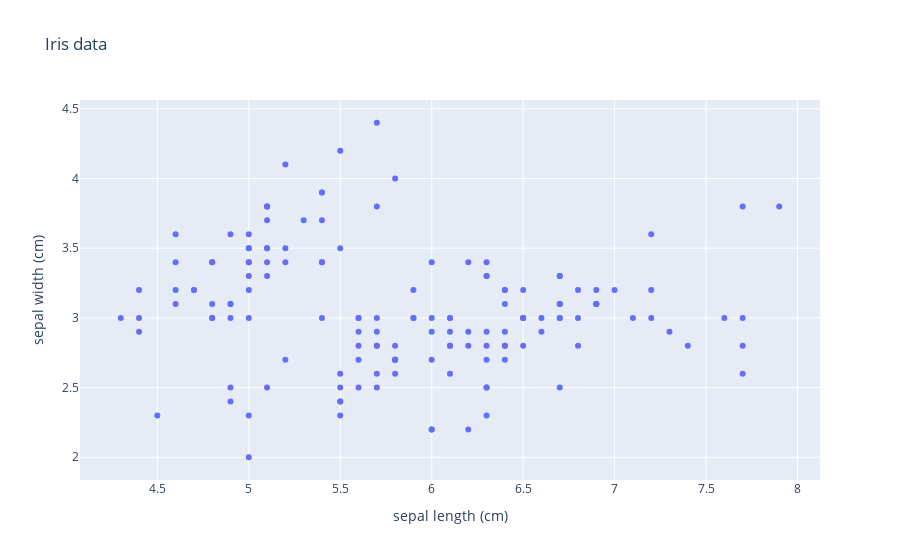

Here is the notebook cell this chart was saved with:
### Code cell
fig = ex.scatter(df,x='sepal length (cm)',y= 'sepal width (cm)',title = 'Iris data')
fig.show()

### Figure 1 — Plotly figure (JSON) as saved in the notebook; plotly's stock layout.template omitted (floating-point values rounded to 4 significant figures; data arrays with more than 128 entries replaced by an {"elided": "..."} marker saying what was removed)
{"data": [{"hovertemplate": "sepal length (cm)=%{x}<br>sepal width (cm)=%{y}<extra></extra>", "legendgroup": "", "marker": {"color": "#636efa", "symbol": "circle"}, "mode": "markers", "name": "", "orientation": "v", "showlegend": false, "type": "scatter", "x": {"elided": "150 float values"}, "xaxis": "x", "y": {"elided": "150 float values"}, "yaxis": "y"}], "layout": {"legend": {"tracegroupgap": 0}, "title": {"text": "Iris data"}, "xaxis": {"anchor": "y", "domain": [0, 1], "title": {"text": "sepal length (cm)"}}, "yaxis": {"anchor": "x", "domain": [0, 1], "title": {"text": "sepal width (cm)"}}}}
